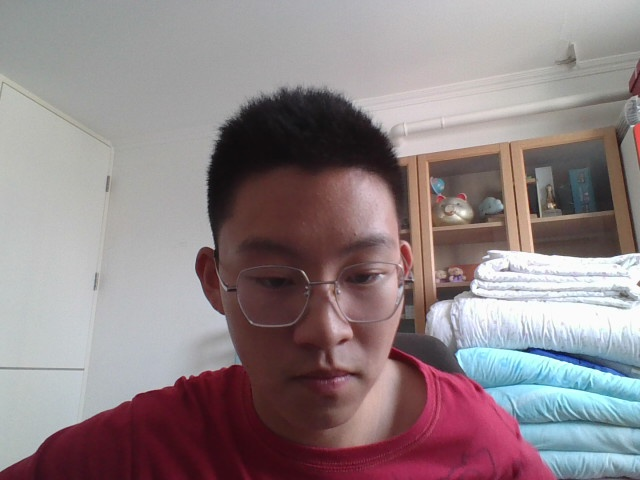
#> input picture frame_0.jpg, 640 x 480 px, given in place of the camera
$ python OrloskyPupilDetectorRaspberryPi.py
#> lines starting #> are read from the running program, lines starting #| are printed output that depends on the picture; after the words box and inside, x2 and y2 are one past the last pixel; in counts of white or black regions, pixels touching at a corner belong together
import cv2
import numpy as np
import time

# Crop the image to maintain a specific aspect ratio (width:height) before resizing.
def crop_to_aspect_ratio(image, width=640, height=480):
    current_height, current_width = image.shape[:2]
    desired_ratio = width / height
    current_ratio = current_width / current_height

    if current_ratio > desired_ratio:
        # Current image is too wide
        new_width = int(desired_ratio * current_height)
        offset = (current_width - new_width) // 2
        cropped_img = image[:, offset:offset + new_width]
    else:
        # Current image is too tall
        new_height = int(current_width / desired_ratio)
        offset = (current_height - new_height) // 2
        cropped_img = image[offset:offset + new_height, :]

    return cv2.resize(cropped_img, (width, height))

# Apply thresholding to an image
def apply_binary_threshold(image, darkestPixelValue, addedThreshold):
    threshold = min(255, int(darkestPixelValue) + int(addedThreshold))
    _, thresholded_image = cv2.threshold(image, threshold, 255, cv2.THRESH_BINARY_INV)
    return thresholded_image

# Finds a square area of dark pixels in the image
def get_darkest_area(image):
    ignoreBounds = 20
    imageSkipSize = 20
    searchArea = 20
    internalSkipSize = 10

    gray = cv2.cvtColor(image, cv2.COLOR_BGR2GRAY)
    min_sum = float('inf')
    darkest_point = None

    for y in range(ignoreBounds, gray.shape[0] - ignoreBounds, imageSkipSize):
        for x in range(ignoreBounds, gray.shape[1] - ignoreBounds, imageSkipSize):
            current_sum = 0
            num_pixels = 0
            for dy in range(0, searchArea, internalSkipSize):
                if y + dy >= gray.shape[0]:
                    break
                for dx in range(0, searchArea, internalSkipSize):
                    if x + dx >= gray.shape[1]:
                        break
                    current_sum += int(gray[y + dy][x + dx])
                    num_pixels += 1
            if current_sum < min_sum and num_pixels > 0:
                min_sum = current_sum
                darkest_point = (x + searchArea // 2, y + searchArea // 2)

    return darkest_point

# Mask all pixels outside a square defined by center and size
def mask_outside_square(image, center, size):
    x, y = center
    half_size = size // 2

    mask = np.zeros_like(image)
    top_left_x = max(0, x - half_size)
    top_left_y = max(0, y - half_size)
    bottom_right_x = min(image.shape[1], x + half_size)
    bottom_right_y = min(image.shape[0], y + half_size)
    mask[top_left_y:bottom_right_y, top_left_x:top_left_x + size] = 255
    return cv2.bitwise_and(image, mask)

# Returns the largest contour that is not extremely long or tall
def filter_contours_by_area_and_return_largest(contours, pixel_thresh, ratio_thresh):
    max_area = 0
    largest_contour = None

    for contour in contours:
        area = cv2.contourArea(contour)
        if area >= pixel_thresh:
            x, y, w, h = cv2.boundingRect(contour)
            length_to_width_ratio = max(w / h, h / w)
            if length_to_width_ratio <= ratio_thresh:
                if area > max_area:
                    max_area = area
                    largest_contour = contour

    return [largest_contour] if largest_contour is not None else []

# Process frames for pupil detection
def process_frames(thresholded_image_medium, frame, gray_frame, darkest_point, debug_mode_on, render_cv_window):
    kernel_size = 5
    kernel = np.ones((kernel_size, kernel_size), np.uint8)

    dilated_image = cv2.dilate(thresholded_image_medium, kernel, iterations=2)
    contours, _ = cv2.findContours(dilated_image, cv2.RETR_EXTERNAL, cv2.CHAIN_APPROX_SIMPLE)
    reduced_contours = filter_contours_by_area_and_return_largest(contours, 1000, 3)

    final_rotated_rect = ((0, 0), (0, 0), 0)
    if len(reduced_contours) > 0 and len(reduced_contours[0]) > 5:
        ellipse = cv2.fitEllipse(reduced_contours[0])
        cv2.ellipse(frame, ellipse, (0, 255, 0), 2)
        center_x, center_y = map(int, ellipse[0])
        cv2.circle(frame, (center_x, center_y), 3, (255, 255, 0), -1)
        final_rotated_rect = ellipse

    # Calculate FPS
    current_time = time.time()
    fps = int(1 / (current_time - process_frames.last_time)) if hasattr(process_frames, "last_time") else 0
    process_frames.last_time = current_time

    # Display FPS on the frame
    cv2.putText(frame, f"FPS: {fps}", (10, 30), cv2.FONT_HERSHEY_SIMPLEX, 1, (0, 255, 0), 2)

    frame = cv2.resize(frame, (320, 240))
    cv2.imshow("Frame with Ellipse", frame)

    if render_cv_window:
        cv2.imshow("Best Thresholded Image Contours on Frame", frame)

    return final_rotated_rect

# Process a single frame for pupil detection
def process_frame(frame):
    start_time = time.time()

    frame = crop_to_aspect_ratio(frame)
    #print(f"Time after crop_to_aspect_ratio: {time.time() - start_time:.6f} seconds")

    darkest_point = get_darkest_area(frame)
    #print(f"Time after get_darkest_area: {time.time() - start_time:.6f} seconds")

    gray_frame = cv2.cvtColor(frame, cv2.COLOR_BGR2GRAY)
    #print(f"Time after cvtColor to gray: {time.time() - start_time:.6f} seconds")

    darkest_pixel_value = gray_frame[darkest_point[1], darkest_point[0]]
    thresholded_image_medium = apply_binary_threshold(gray_frame, darkest_pixel_value, 15)
    #print(f"Time after apply_binary_threshold: {time.time() - start_time:.6f} seconds")

    thresholded_image_medium = mask_outside_square(thresholded_image_medium, darkest_point, 250)
    #print(f"Time after mask_outside_square: {time.time() - start_time:.6f} seconds")

    result = process_frames(thresholded_image_medium, frame, gray_frame, darkest_point, False, False)
    #print(f"Time after process_frames: {time.time() - start_time:.6f} seconds")

    return result

# Process video frames for pupil detection using OpenCV
def process_video_with_opencv():
    cap = cv2.VideoCapture(1, cv2.CAP_DSHOW) # Open USB camera (adjust index if needed)
    cap.set(cv2.CAP_PROP_FRAME_WIDTH, 640)
    cap.set(cv2.CAP_PROP_FRAME_HEIGHT, 480)

    if not cap.isOpened():
        print("Error: Could not open camera.")
        return

    while True:
        ret, frame = cap.read()
#> frame is the input picture: shape (480, 640, 3); mean B, G, R 134.4, 131.6, 144.7
        if not ret:
            print("Error: Failed to capture frame.")
            break

        process_frame(frame)
#> in get_darkest_area, `gray = cv2.cvtColor(image, cv2.COLOR_BGR2GRAY)`:
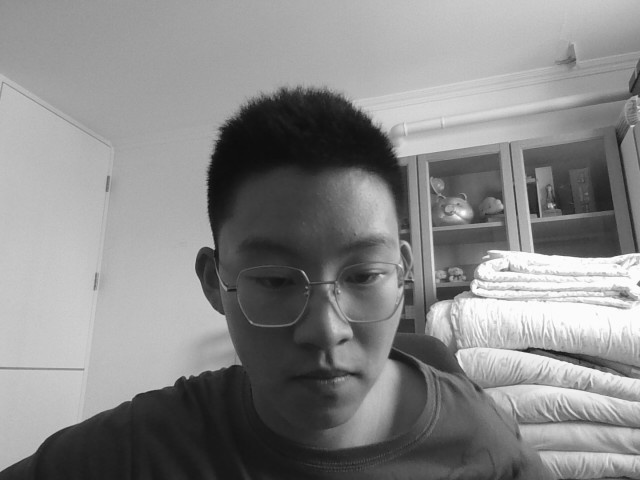
#> gray: shape (480, 640); min 10, max 255, mean 135.9
#> after the loop in get_darkest_area, `for y in range(ignoreBounds, gray.shape[0] - ignoreBounds, imageSkipSi..`: darkest_point = (250, 150); min_sum = 60
#> in process_frame, `darkest_point = get_darkest_area(frame)`: darkest_point = (250, 150)
#> in process_frame, `darkest_pixel_value = gray_frame[darkest_point[1], darkest_point[0]]`: darkest_pixel_value = 15
#> in apply_binary_threshold, `threshold = min(255, int(darkestPixelValue) + int(addedThreshold))`: threshold = 30
#> in apply_binary_threshold, `_, thresholded_image = cv2.threshold(image, threshold, 255, cv2.THRESH..`:
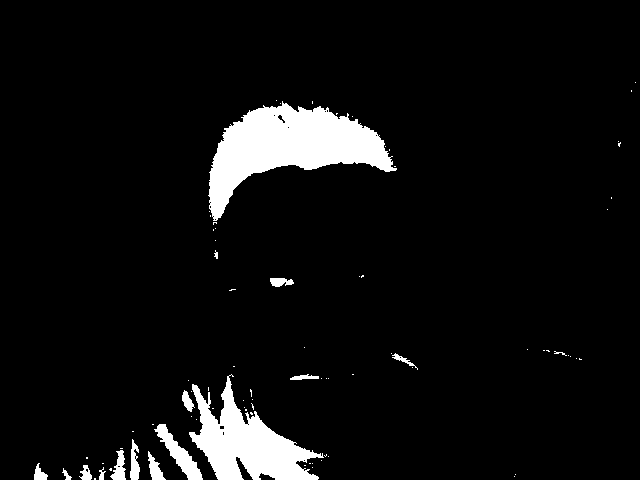
#> thresholded_image: shape (480, 640); 6.1% white; 83 white regions (67 under 20 px), largest, box (x1, y1, x2, y2) and area: (208, 101, 397, 221) 9906, (189, 374, 324, 480) 6200, (154, 424, 203, 480) 856
#> in mask_outside_square, `x, y = center`: x = 250; y = 150
#> in mask_outside_square, `top_left_x = max(0, x - half_size)`: top_left_x = 125
#> in mask_outside_square, `top_left_y = max(0, y - half_size)`: top_left_y = 25
#> in mask_outside_square, `bottom_right_x = min(image.shape[1], x + half_size)`: bottom_right_x = 375
#> in mask_outside_square, `bottom_right_y = min(image.shape[0], y + half_size)`: bottom_right_y = 275
#> in mask_outside_square, `return cv2.bitwise_and(image, mask)`:
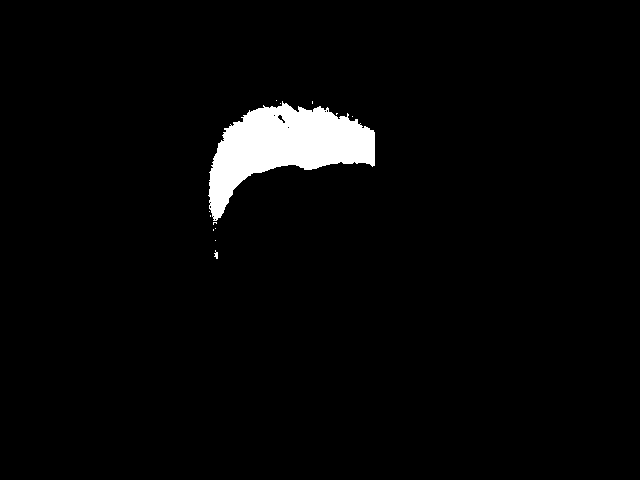
#> returned value: shape (480, 640); 3.1% white; 13 white regions (11 under 20 px), largest, box (x1, y1, x2, y2) and area: (208, 101, 375, 221) 9457, (214, 250, 218, 259) 22
#> in process_frames, `dilated_image = cv2.dilate(thresholded_image_medium, kernel, iteration..`:
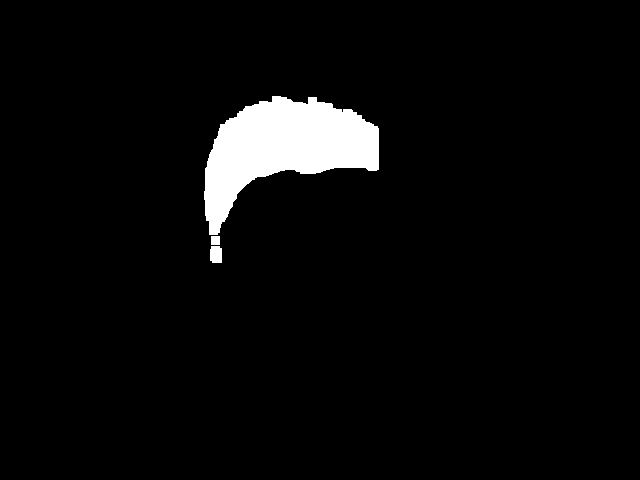
#> dilated_image: shape (480, 640); 4.1% white; 3 white regions
#> in process_frames, `contours, _ = cv2.findContours(dilated_image, cv2.RETR_EXTERNAL, cv2.C..`: contours = 3 contours; box (x1, y1, x2, y2) and area: (204, 96, 379, 235) 12099, (210, 246, 222, 263) 166, (211, 236, 220, 245) 64
#> the loop in filter_contours_by_area_and_return_largest, `for contour in contours:` made 3 passes
#> (area, x, y, w, h, length_to_width_ratio, max_area) on pass 3: (12099, 204, 96, 175, 139, 1.26, 12099)
#> area on pass 1: 166.5
#> after the loop in filter_contours_by_area_and_return_largest, `for contour in contours:`: largest_contour = contour of 188 points, box (x1, y1, x2, y2) (204, 96, 379, 235), area 12099; max_area = 12099
#> in process_frames, `reduced_contours = filter_contours_by_area_and_return_largest(contours..`: reduced_contours = 1 contour; box (x1, y1, x2, y2) and area: (204, 96, 379, 235) 12099
#> in process_frames, `ellipse = cv2.fitEllipse(reduced_contours[0])`: ellipse = ((276.6, 154), (106.4, 191.6), 65.76)
#> in process_frames, `center_x, center_y = map(int, ellipse[0])`: center_x = 276; center_y = 154
#> in process_frames, `cv2.circle(frame, (center_x, center_y), 3, (255, 255, 0), -1)`: frame: shape (480, 640, 3); mean B, G, R 134, 132.4, 144.2
#> in process_frames, `final_rotated_rect = ellipse`: final_rotated_rect = ((276.6, 154), (106.4, 191.6), 65.76)
#> in process_frames, `cv2.putText(frame, f"FPS: {fps}", (10, 30), cv2.FONT_HERSHEY_SIMPLEX, ..`:
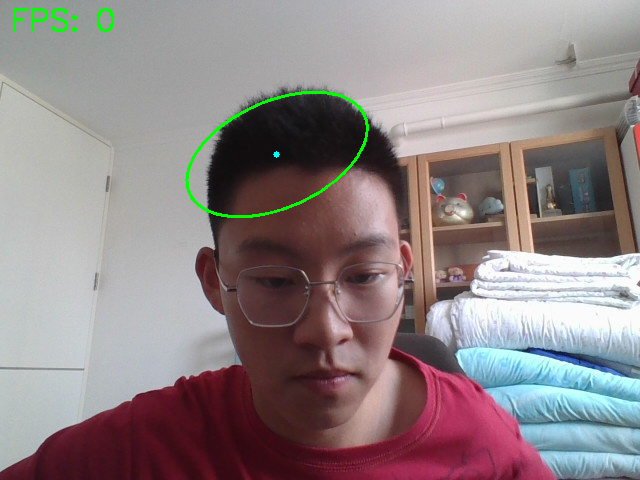
#> frame: shape (480, 640, 3); mean B, G, R 133.7, 132.6, 143.9
#> in process_frames, `frame = cv2.resize(frame, (320, 240))`:
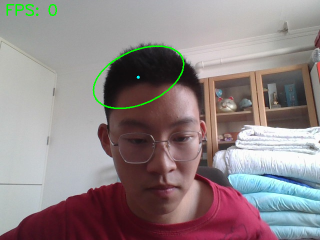
#> frame: shape (240, 320, 3); mean B, G, R 133.8, 132.8, 144

        if cv2.waitKey(1) & 0xFF == ord('q'):
#> (key q is pressed here)
            break

    cap.release()
    cv2.destroyAllWindows()

if __name__ == "__main__":
    process_video_with_opencv()

$ run again, on frame_1.jpg
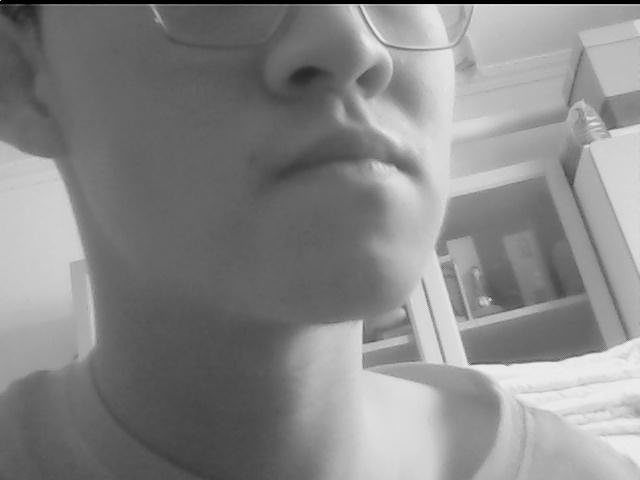
#> input picture frame_1.jpg, 640 x 480 px, given in place of the camera
#> in process_video_with_opencv, frame is the input picture: shape (480, 640, 3); min 0, max 242, mean 135.4
#> after the loop in get_darkest_area, `for y in range(ignoreBounds, gray.shape[0] - ignoreBounds, imageSkipSi..`: darkest_point = (310, 90); min_sum = 255
#> in process_frame, `darkest_point = get_darkest_area(frame)`: darkest_point = (310, 90)
#> darkest_pixel_value = 76
#> threshold = 91
#> in apply_binary_threshold, `_, thresholded_image = cv2.threshold(image, threshold, 255, cv2.THRESH..`:
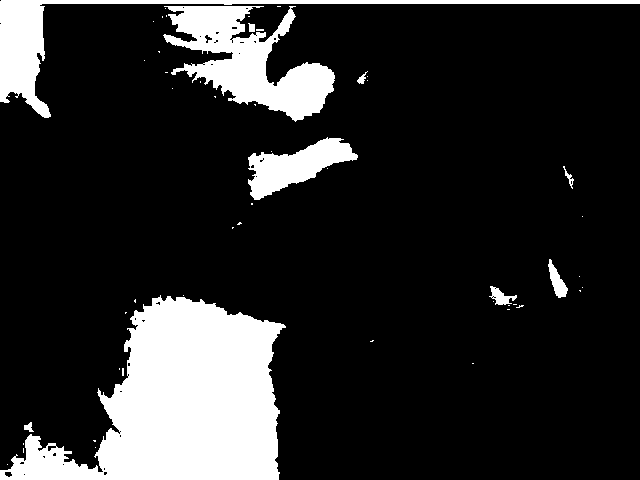
#> thresholded_image: shape (480, 640); 16.3% white; 52 white regions (42 under 20 px), largest, box (x1, y1, x2, y2) and area: (0, 295, 286, 480) 29965, (163, 6, 335, 122) 9297, (0, 0, 640, 118) 6638
#> in mask_outside_square, `x, y = center`: x = 310; y = 90
#> top_left_x = 185
#> top_left_y = 0
#> bottom_right_x = 435
#> bottom_right_y = 215
#> dilated_image: shape (480, 640); 6.4% white; 3 white regions
#> contours = 3 contours; box (x1, y1, x2, y2) and area: (181, 0, 439, 126) 14322, (244, 133, 362, 209) 4794, (353, 67, 372, 88) 304
#> the loop in filter_contours_by_area_and_return_largest, `for contour in contours:` made 3 passes
#> (area, x, y, w, h, length_to_width_ratio, max_area) on passes 1, 3: (4794, 244, 133, 118, 76, 1.55, 4794), (14321.5, 181, 0, 258, 126, 2.05, 14321.5)
#> after the loop in filter_contours_by_area_and_return_largest, `for contour in contours:`: largest_contour = contour of 179 points, box (x1, y1, x2, y2) (181, 0, 439, 126), area 14322; max_area = 14321.5
#> reduced_contours = 1 contour; box (x1, y1, x2, y2) and area: (181, 0, 439, 126) 14322
#> ellipse = ((279.3, 69.11), (102.9, 218), 80.84)
#> center_x = 279; center_y = 69
#> final_rotated_rect = ((279.3, 69.11), (102.9, 218), 80.84)
#> in process_frames, `cv2.putText(frame, f"FPS: {fps}", (10, 30), cv2.FONT_HERSHEY_SIMPLEX, ..`:
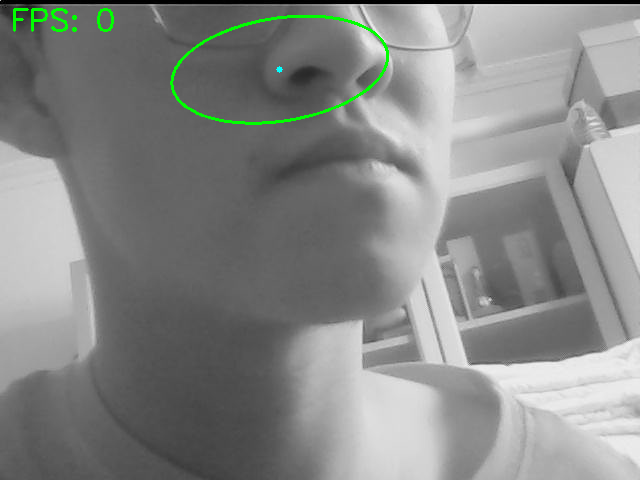
#> frame: shape (480, 640, 3); mean of channels 0, 1, 2 134.7, 136.5, 134.7; drawn as B, G, R
